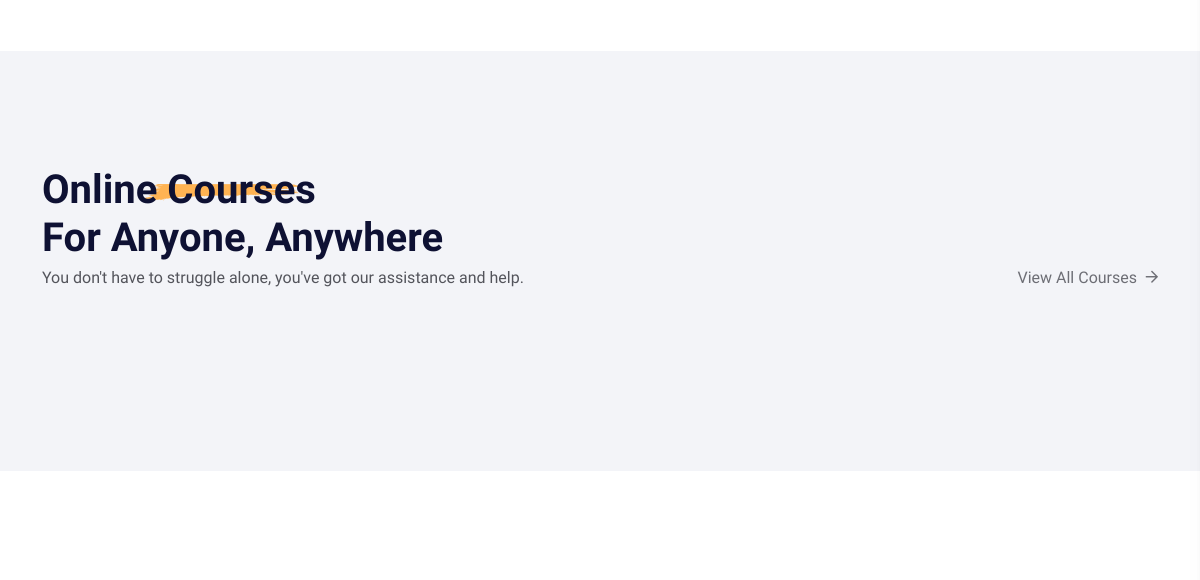
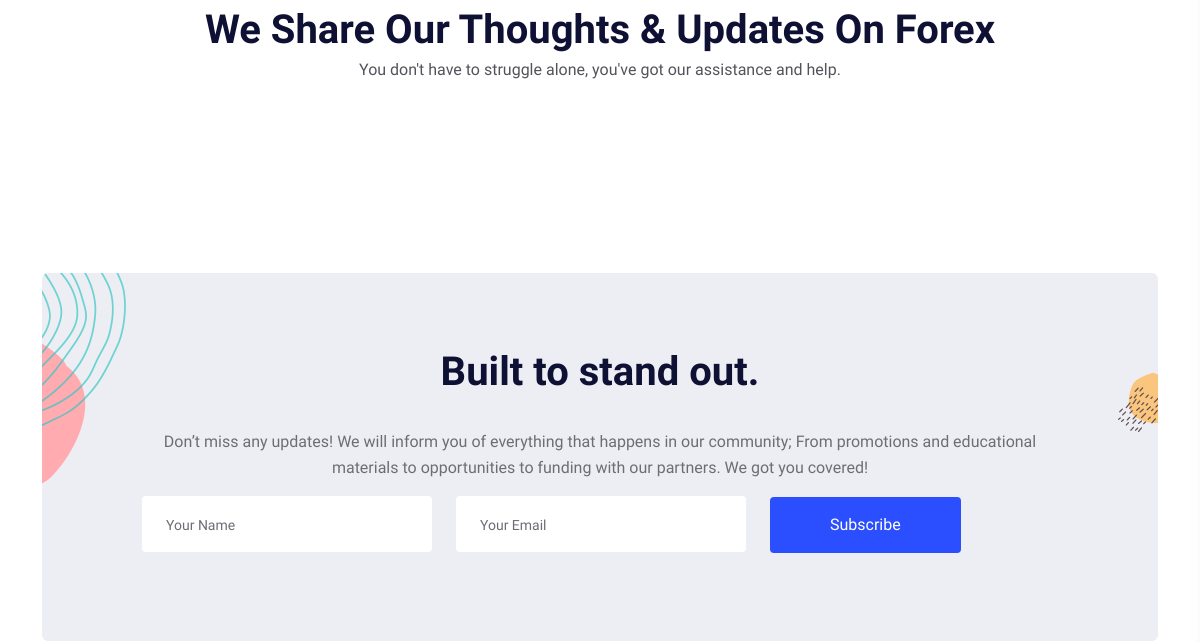
The app's page / (middle part), older data (2 pictures, top to bottom).
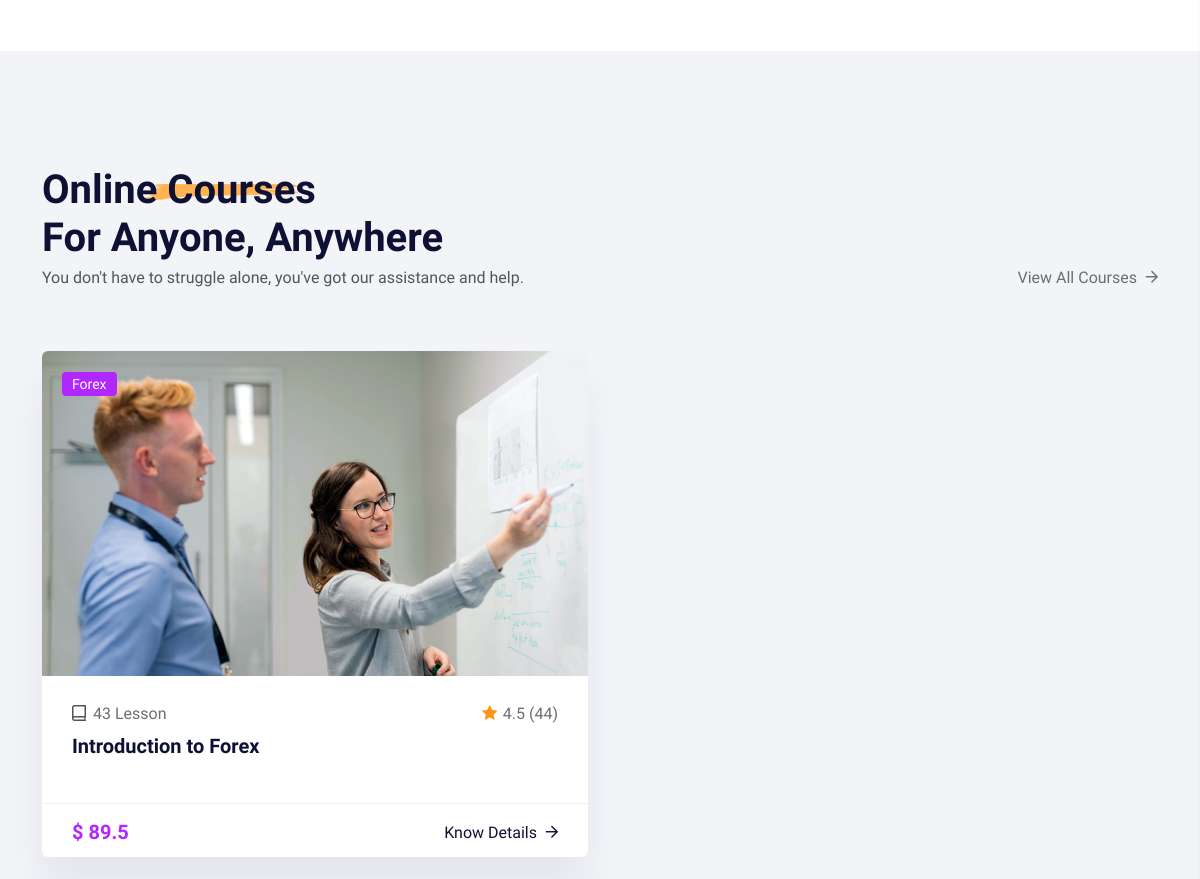
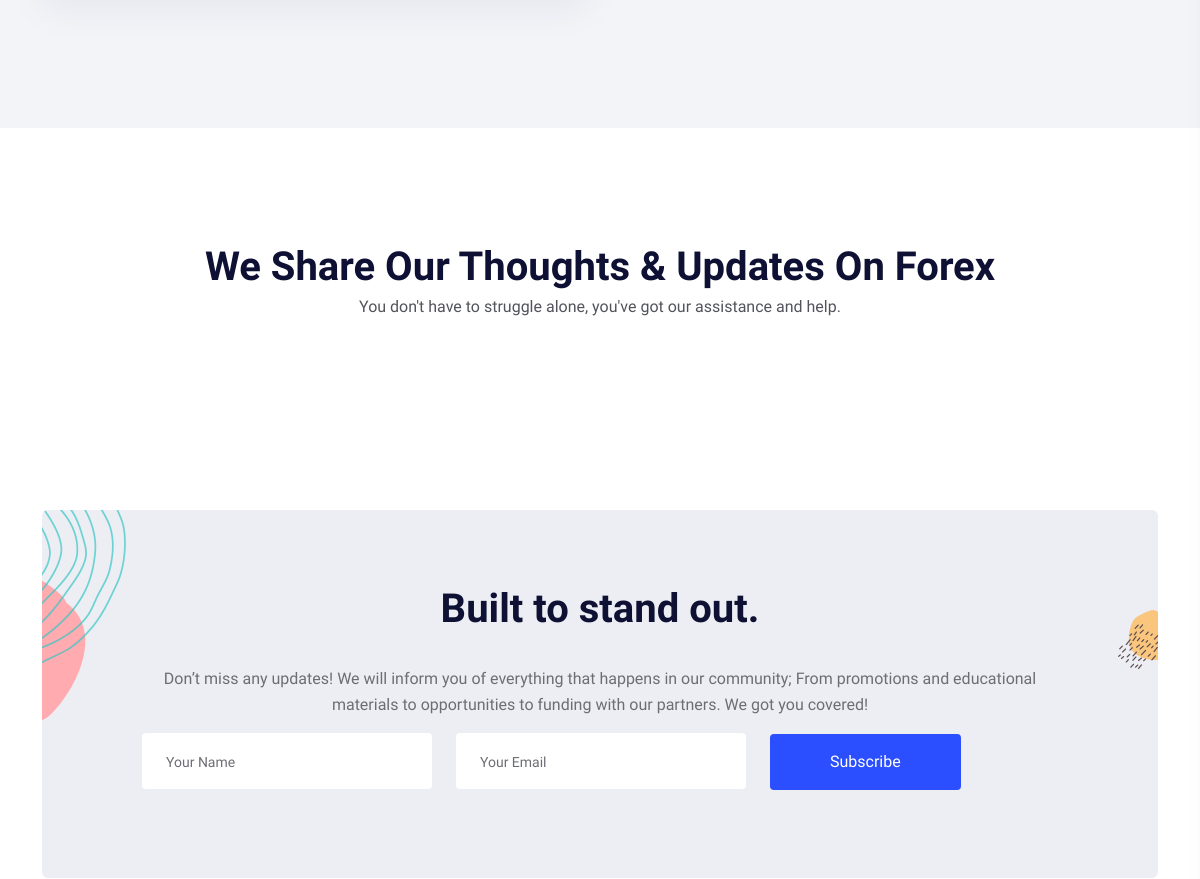
The same page, newer data (2 pictures, top to bottom).
### course/models.py (models this page shows, shortened)
class Course(models.Model):
    COURSE_LEVEL = [
    ('Beginner', 'Beginner'),
    ('Intermididate', 'Intermididate'),
    ('Expert', 'Expert'),
]
    cover = models.ImageField(verbose_name=_("Course Cover"),upload_to="course/cover/",blank=False,null=False)
    video = models.CharField(max_length=200,blank=False,null=False,verbose_name=_("Intro video"))
    cousername = models.CharField(max_length=50,verbose_name=_("Course Name"))
    category = models.ForeignKey(CourseCategory, verbose_name=_("Course Category"), on_delete=models.DO_NOTHING)
    slug = models.SlugField(_("slug"),editable=False)
    introduction = models.TextField(verbose_name=_("Course Short Brief"))
    price = models.FloatField(verbose_name=_("Course price"))
    description = models.TextField(verbose_name=_("Course Full Description"))
    viewed = models.IntegerField(editable=False,default=0)
    featured = models.BooleanField(_("Featured"),default=False)
    level = models.CharField(max_length=50, verbose_name=_("Course Level"),choices=COURSE_LEVEL,default="Beginner")
    created = models.DateTimeField()
    updated = models.DateTimeField()
    def get_absolute_url(self):
        from django.urls import reverse
        return reverse("course:detail", kwargs={"slug": self.slug})
    class Meta:
        verbose_name = 'Course'
        verbose_name_plural = 'Courses'

class CourseCategory(models.Model):
    title = models.CharField(max_length=160,verbose_name=_("Course Category"))
    slug = models.SlugField(_("slug"),editable=False)
    def __str__(self):
        return self.title
    class Meta:
        verbose_name = 'Course Category'
        verbose_name_plural = 'Courses Categories'

### pages/views.py (the view)
# urls.py: path('',views.HomePageView.as_view(),name="home"),
class HomePageView(TemplateView):
    template_name = "pages/index.html"
    def get_context_data(self, **kwargs):
        context = super().get_context_data(**kwargs)
        context["course"] = Course.objects.all()[:2]
        context["blog"] = Blog.objects.all()[:3]
        return context

### templates/pages/index.html (shortened to what the changed rows need)
{% extends 'pages/base.html' %}
{% load static %}
{% block content %}
         <section class="course__area grey-bg pt-115 pb-120">
            <div class="container">
               <div class="row align-items-end">
                  <div class="col-xxl-6 col-xl-6 col-lg-6 col-md-8">
                     <div class="section__title-wrapper mb-60">
                        <h2 class="section__title">Online<span class="yellow-bg"> Courses <img src="assets/img/shape/yellow-bg-2.png" alt="">  </span> <br> For anyone, anywhere
                        </h2>
                     </div>
                  </div>
               </div>
               <div class="row">
                  {% for course in course %}
                  <div class="col-xxl-6 col-xl-6 col-lg-6 col-md-6">
                     <div class="course__item white-bg mb-30 fix">
                        <div class="course__thumb w-img p-relative fix">
                           <a href="{{ course.get_absolute_url }}">
                              <img src="{{ course.cover.url }}" alt="">
                           </a>
                           <div class="course__tag">
                              <a href="#">{{ course.category }}</a>
                           </div>
                        </div>
                        <div class="course__content">
                           <div class="course__meta d-flex align-items-center justify-content-between">
                              <div class="course__lesson">
                                 <span><i class="far fa-book-alt"></i>43 Lesson</span>
                              </div>
                              <div class="course__rating">
                                 <span><i class="icon_star"></i>4.5 (44)</span>
                              </div>
                           </div>
                           <h3 class="course__title"><a href="{{ course.get_absolute_url }}">{{ course.cousername }}</a></h3>
                        </div>
                        <div class="course__more d-flex justify-content-between align-items-center">
                           <div class="course__status">
                              <span>$ {{ course.price }}</span>
                           </div>
                           <div class="course__btn">
                              <a href="{{ course.get_absolute_url }}" class="link-btn">
                                 Know Details
                                 <i class="far fa-arrow-right"></i>
                              </a>
                           </div>
                        </div>
                     </div>
                  </div>
                  {% endfor %}
               </div>
            </div>
         </section>
         <section class="blog__area pt-115 pb-130">
            <div class="container">
               <div class="row">
                  <div class="col-xxl-6 offset-xxl-3">
                     <div class="section__title-wrapper text-center mb-60">
                        <h2 class="section__title">We share
                            Our Thoughts & Updates on forex</h2>
                     </div>
                  </div>
               </div>
            </div>
         </section>
{% endblock content %}

Row changes from the older to the newer data that the page shows:
added Course: cover (picture), category "Forex", cousername "Introduction to Forex", price "89.5"
